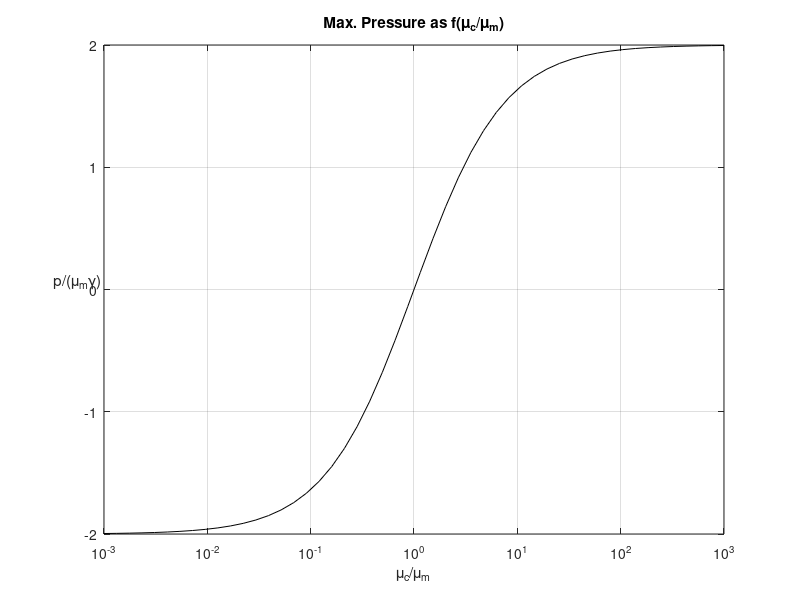

Write MATLAB code to recreate this figure.
%==============================================================================================================
% CYL_P_INTERF_MAX.M
%
% Maximum pressure in the matrix at the circular clast-matrix interface
% as a function of the viscosity contrast between clast and matrix. 
%
% 2002, Dani Schmid
%
% DISCLAIMER OF WARRANTY: 
% Since the Software is provided free of charge, the Software is provided on an AS IS basis,
% without warranty of any kind, including without limitation the warranties of merchantability,
% fitness for a particular purpose and non-infringement. The entire risk as to the quality and performance 
% of the Software is borne by you. Should the Software prove defective, 
% you assume the entire cost of any service and repair. 
%
% LIMITATION OF LIABILITY: 
% UNDER NO CIRCUMSTANCES AND UNDER NO LEGAL THEORY, TORT, CONTRACT, OR OTHERWISE, 
% SHALL THE AUTHORS BE LIABLE TO YOU OR ANY OTHER PERSON FOR ANY INDIRECT, SPECIAL, INCIDENTAL, 
% OR CONSEQUENTIAL DAMAGES OF ANY CHARACTER INCLUDING, WITHOUT LIMITATION, DAMAGES FOR LOSS OF GOODWILL, 
% WORK STOPPAGE, COMPUTER FAILURE OR MALFUNCTION, OR ANY AND ALL OTHER COMMERCIAL DAMAGES OR LOSSES
%==============================================================================================================

%LOGARITHMIC RANGE OF VISCOSITIES
mm          = 1;
mc          = logspace(-3,3);

%BOUNDARY CONDITION
gr          = 1;

%MAXIMUM PRESSURE EXPRESSION
Pressure    = 2.*mm.*(mc-mm)./(mc+mm).*gr;

%PLOT PRESSURE vs. THETA
figure(1);
clf
plot(mc, Pressure, '-k');
set(gca, 'XScale', 'log');
grid on;
set(gca, 'XMinorgrid', 'off');

xlabel('\mu_c/\mu_m');
ylabel('p/(\mu_m\gamma)', 'Rotation', 0);
title('Max. Pressure as f(\mu_c/\mu_m)')
